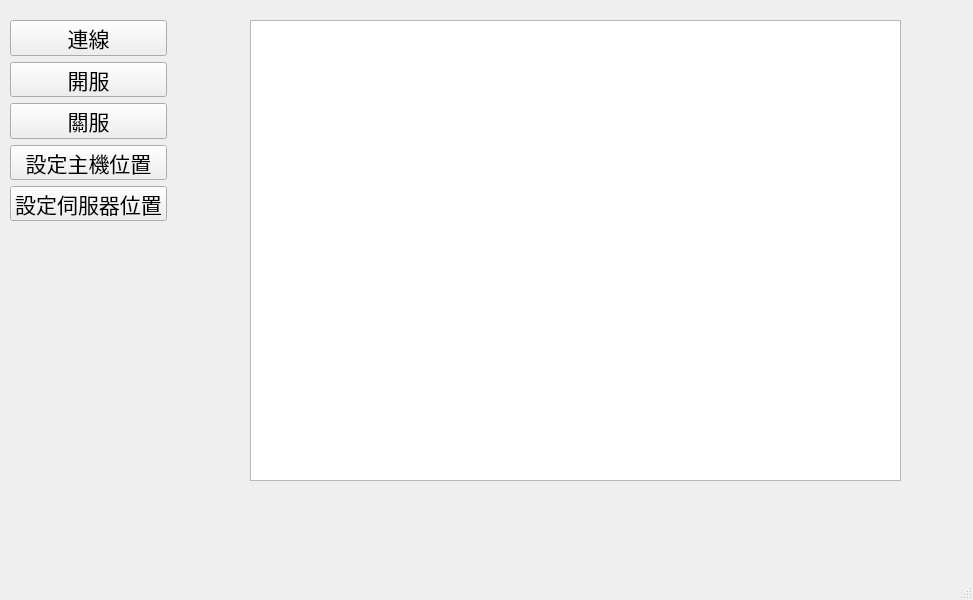
<?xml version="1.0" encoding="UTF-8"?>
<ui version="4.0">
 <class>MainWindow</class>
 <widget class="QMainWindow" name="MainWindow">
  <property name="geometry">
   <rect>
    <x>0</x>
    <y>0</y>
    <width>973</width>
    <height>600</height>
   </rect>
  </property>
  <property name="windowTitle">
   <string>MainWindow</string>
  </property>
  <widget class="QWidget" name="centralwidget">
   <widget class="QPlainTextEdit" name="plainTextEdit">
    <property name="geometry">
     <rect>
      <x>250</x>
      <y>20</y>
      <width>651</width>
      <height>461</height>
     </rect>
    </property>
    <property name="font">
     <font>
      <family>Times New Roman</family>
      <pointsize>16</pointsize>
     </font>
    </property>
   </widget>
   <widget class="QWidget" name="">
    <property name="geometry">
     <rect>
      <x>10</x>
      <y>20</y>
      <width>157</width>
      <height>201</height>
     </rect>
    </property>
    <layout class="QVBoxLayout" name="verticalLayout">
     <item>
      <widget class="QPushButton" name="pushButton">
       <property name="font">
        <font>
         <family>微軟正黑體</family>
         <pointsize>16</pointsize>
        </font>
       </property>
       <property name="text">
        <string>連線</string>
       </property>
      </widget>
     </item>
     <item>
      <widget class="QPushButton" name="fivem_start">
       <property name="font">
        <font>
         <family>微軟正黑體</family>
         <pointsize>16</pointsize>
        </font>
       </property>
       <property name="text">
        <string>開服</string>
       </property>
      </widget>
     </item>
     <item>
      <widget class="QPushButton" name="fivem_close">
       <property name="font">
        <font>
         <family>微軟正黑體</family>
         <pointsize>16</pointsize>
        </font>
       </property>
       <property name="text">
        <string>關服</string>
       </property>
      </widget>
     </item>
     <item>
      <widget class="QPushButton" name="address_">
       <property name="font">
        <font>
         <family>微軟正黑體</family>
         <pointsize>16</pointsize>
        </font>
       </property>
       <property name="text">
        <string>設定主機位置</string>
       </property>
      </widget>
     </item>
     <item>
      <widget class="QPushButton" name="path_">
       <property name="font">
        <font>
         <family>微軟正黑體</family>
         <pointsize>16</pointsize>
        </font>
       </property>
       <property name="text">
        <string>設定伺服器位置</string>
       </property>
      </widget>
     </item>
    </layout>
   </widget>
  </widget>
  <widget class="QMenuBar" name="menubar">
   <property name="geometry">
    <rect>
     <x>0</x>
     <y>0</y>
     <width>973</width>
     <height>20</height>
    </rect>
   </property>
  </widget>
  <widget class="QStatusBar" name="statusbar"/>
 </widget>
 <resources/>
 <connections/>
</ui>
